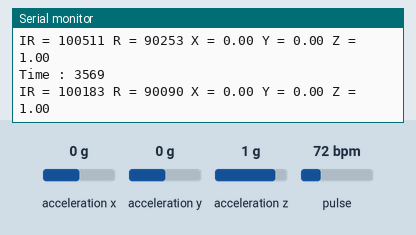
This program was run on a simulated ESP8266 (NodeMCU). Parts: the last lines printed to the serial monitor. The inputs (shaded band) are chosen by the test bench; at power-on: acceleration x 0 g, acceleration y 0 g, acceleration z 1 g, pulse 72 bpm. WiFi joins after 1.5 s; servers stay silent unless stated.

Above: at 3.7 s.
3.8 s: acceleration x set to -1.4 g
At 3.95 s:
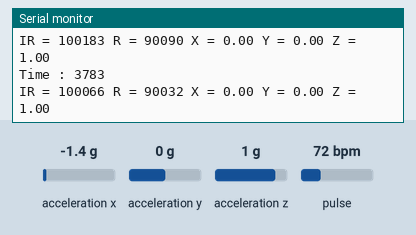
5.3 s: acceleration y set to -1.4 g
At 5.44 s:
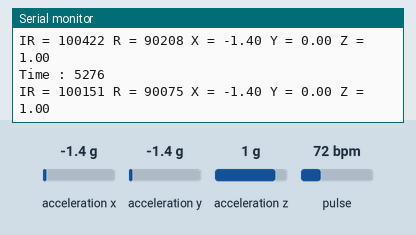
6.8 s: acceleration z set to -1.4 g
At 6.94 s:
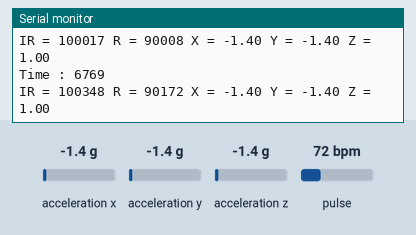
8.3 s: pulse set to 42 bpm
At 8.43 s:
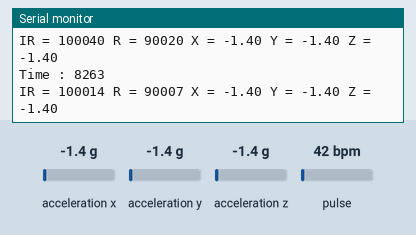
Timing chart, 0 to 10.8 s (numbered marks = the images above; inputs shaded):
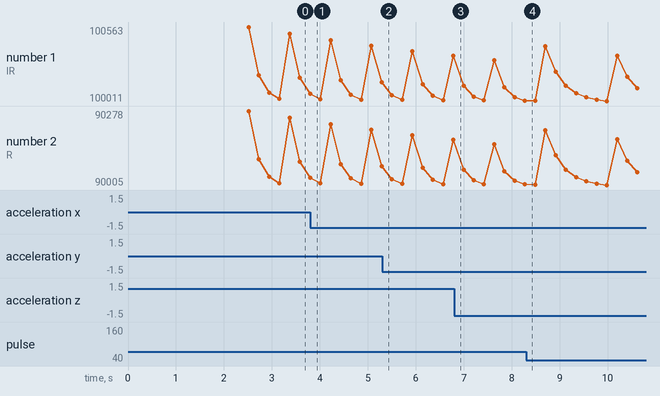

Measured:
- plotted number 1: 100014 → 100105 after the input at 8.3 s
- plotted number 2: 90007 → 90052 after the input at 8.3 s

The program:

main.cpp
```cpp
#include "Arduino.h"
#include "ESP8266WiFi.h"
#include "ESP8266HTTPClient.h"
#include "Wire.h"
#include "SPI.h"
#include "SparkFunLIS3DH.h"
#include "MAX30105.h"
// #include "heartRate.h"


String deviceName = "CS244";
LIS3DH acc_sensor(SPI_MODE, 4);
MAX30105 particleSensor;

const byte RATE_SIZE = 4; //Increase this for more averaging. 4 is good.
byte rates[RATE_SIZE]; //Array of heart rates
byte rateSpot = 0;
long lastBeat = 0; //Time at which the last beat occurred

float beatsPerMinute;
int beatAvg;

// WiFi settings
const char *ssid = "UCInet Mobile Access";

void connectToWiFi()
{
    WiFi.begin(ssid);
    while (WiFi.status() != WL_CONNECTED)
    {
        delay(500);
        Serial.print(".");
        Serial.print(WiFi.status());
    }
    Serial.println("");
    Serial.println("WiFi connected");
}

void setup()
{
    Serial.begin(9600);
    connectToWiFi();
    delay(1000); //relax...
    Serial.println("Start moving.\n");
    // Serial.println("Start sensing.\n");

    if (!particleSensor.begin(Wire, I2C_SPEED_FAST)) //Use default I2C port, 400kHz speed: begin(Wire, I2C_SPEED_FAST)
    {
        Serial.println("MAX30105 was not found. Please check wiring/power. ");
        while (1);
    }

    particleSensor.setup();

    // Initialize sensor
    acc_sensor.begin();
}

void loop()
{
    String ir = String(particleSensor.getIR());
    String red = String(particleSensor.getRed());

    Serial.print("IR = " + ir);
    Serial.print(" R = " + red);

    String x = String(acc_sensor.readFloatAccelX());
    String y = String(acc_sensor.readFloatAccelY());
    String z = String(acc_sensor.readFloatAccelZ());

    Serial.print(" X = " + x);
    Serial.print(" Y = " + y);
    Serial.println(" Z = " + z);

    String reading = "&ir=" + ir + "&red=" + red + "&x=" + x + "&y=" + y + "&z=" + z;

    if (WiFi.status() == WL_CONNECTED) {
        WiFiClient client;
        const int httpPort = 80;

        if (!client.connect("169.234.219.221", httpPort)) {
            Serial.println("Server connection failed");
            return;
        }
        String curTime = String(millis());
        Serial.println("Time : " + curTime);
        reading = "time=" + curTime + reading;
        String url = "GET /data.php?" + reading + " HTTP/1.0";
        client.println(url);
        client.println();
        client.stop(); //Stopping client
    } else {
        Serial.println("Error in WiFi connection");
    }

}
```
